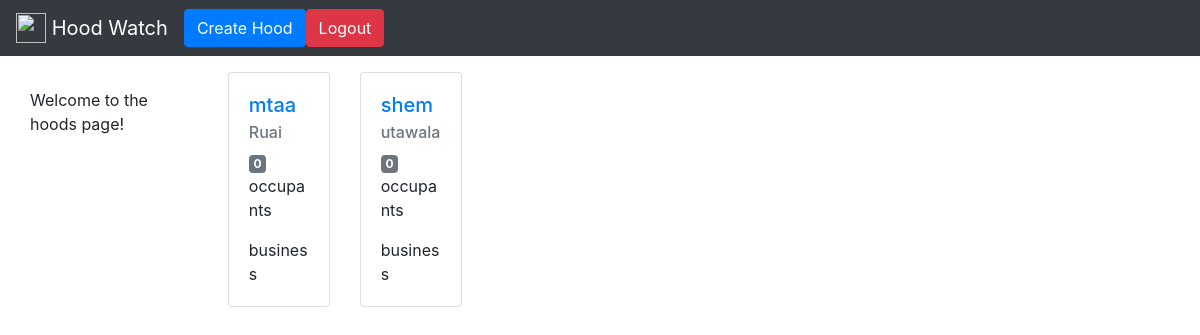
Page /hoods/ on the earlier database version.
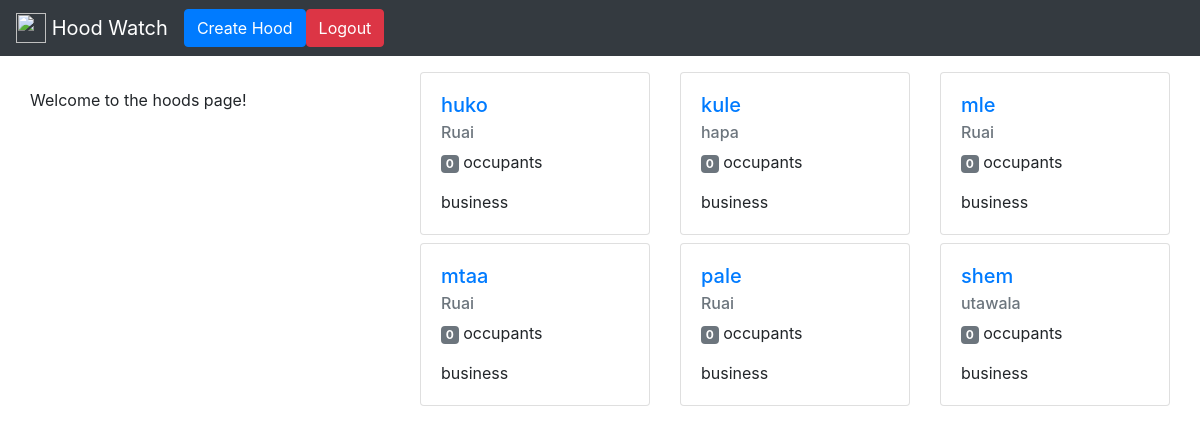
Same page on the later database version.
### hoods/models.py (models this page shows, shortened)
class Hood(models.Model):
    name = models.CharField(max_length=140, unique=True)
    slug = models.SlugField(allow_unicode=True,  unique=True)
    location = models.CharField(max_length=140, blank=True, default='')
    occupants = models.ManyToManyField(User, through='HoodMember')
    class Meta:
        ordering = ['name']

### hoods/views.py (the view)
class ListHoods(generic.ListView):
    model = Hood

### hoods/templates/hoods/hood_list.html (shortened to what this page needs)
{% extends "hoods/hood_base.html" %} {% block prehood %}
<div class="row mt-2">
  <div class="col-md-4">
      <br/> Welcome to the hoods page!</p>
  </div>
  {% endblock %} {% block hood_content %}
  <div class="col-md-8">
    <div class="row">
      {% for hood in object_list %}
      <div class="col-md-4">
        <div class="card mt-2">
          <div class="card-body">
            <h5 class="card-title"><a href="{% url 'hoods:single' slug=hood.slug %}">{{hood.name}}</a></h5>
            <h6 class="card-subtitle mb-2 text-muted">{{hood.location}}</h6>
            <p class="card-text"><span class="badge badge-secondary">{{hood.occupants.count}}</span> occupant{{hood.occupants.count|pluralize}}</p>
            <p class="card-text"> business{{hood.businesses.count|pluralize}}</p>
          </div>
        </div>
      </div>
      {% endfor %}
    </div>
  </div>
</div>
{% endblock %}

### hoods/templates/hoods/hood_base.html (shortened to what this page needs)
{% extends "base.html" %} {% block content %}
<div class="container">
  <div class="row">
    {% block prehood %} {% endblock %}
    {% block hood_content %} {% endblock %}
  </div>
</div>
{% endblock %}

### templates/base.html (shortened to what this page needs)
<!DOCTYPE html> {% load staticfiles %}
<html>
<head>
  <link rel="stylesheet" href="https://maxcdn.bootstrapcdn.com/bootstrap/4.0.0/css/bootstrap.min.css">
  <link href="https://maxcdn.bootstrapcdn.com/font-awesome/4.7.0/css/font-awesome.min.css" rel="stylesheet">
</head>
<body>
  <nav class="navbar navbar-expand-lg navbar-dark bg-dark">
    <a class="navbar-brand" href="{% url 'home' %}">
      <img src="#" width="30" height="30" class="d-inline-block align-top" alt="">
      Hood Watch
    </a>
      <a href="{% url 'hoods:create' %}"><button class="btn btn-primary">Create Hood</button></a>
      <a href="{% url 'accounts:logout' %}"><button class="btn btn-danger">Logout</button> </a>
    </nav>
  {% block content %} {% endblock %}
</body>
</html>

Differences in the rows shown:
added Hood: name "huko", location "Ruai", occupants.count "0"
added Hood: name "kule", location "hapa", occupants.count "0"
added Hood: name "mle", location "Ruai", occupants.count "0"
added Hood: name "pale", location "Ruai", occupants.count "0"
